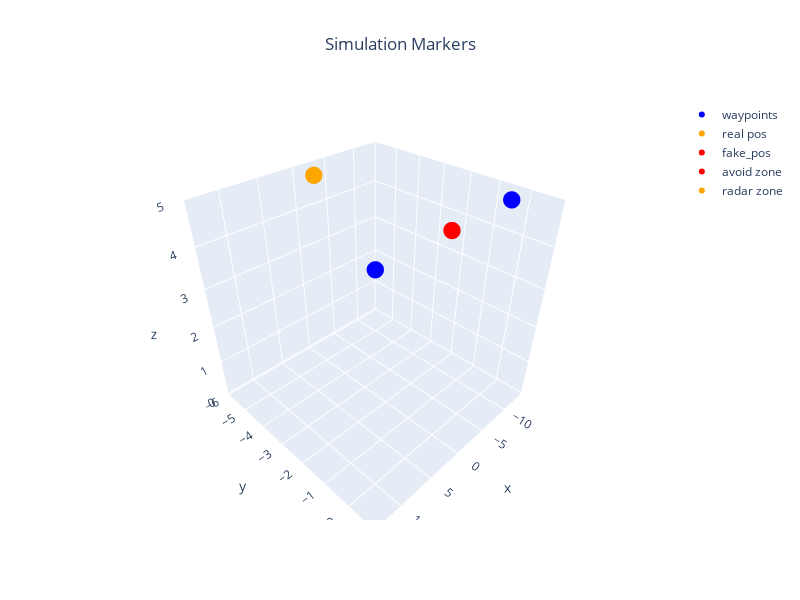

The cell this chart's notebook holds for it:
### Markdown cell above
## Create Plans

### Code cell
offsets = [(-10, 0, 0, 0),(0, -5, 0, 0)]#
n_uavs = len(offsets)


homes=np.array([offset[:3] for offset in offsets])

#global_paths=[np.array([[-10, 0, 5],[10, 0, 5]])]

global_paths=[np.array([[-10, 0, 5],[10, 0, 5]]),
              np.array([[0, -5, 5]])]

local_paths=[global2local(path, home,pairwise=True) for path,home in zip(global_paths,homes)]


radar_radius=10
avoidance_radius =5
spoofing_pos=np.array([[0,0,5]])
markers = {f'waypoints': {'pos':global_paths[0],'color':'blue'},
       f'real pos': {'pos':global_paths[1],'color':'orange','radius':0.05},
       f'fake_pos': {'pos':spoofing_pos,'color':'red','radius':0.1},
       f'avoid zone': {'pos':spoofing_pos,'color':'red','radius':avoidance_radius,'alpha': 0.84},
       f'radar zone': {'pos':global_paths[1],'color':'orange','radius':radar_radius,'alpha': 0.9}}



# markers = {f'waypoints': {'pos':global_paths[0],'color':'blue'},
#        f'real pos': {'pos':global_paths[1],'color':'orange','radius':0.1},
#        f'avoid zone': {'pos':global_paths[1],'color':'orange','radius':avoidance_radius,'alpha': 0.84},
#        f'radar zone': {'pos':global_paths[1],'color':'orange','radius':radar_radius,'alpha': 0.9}}



spoofing_pos=spoofing_pos[0]

plans=[Plan.basic(wps=local_paths[0],alt=5,wp_margin=0.5,navegation_speed=1),
       Plan.hover(wps=local_paths[1],alt=5,wp_margin=0.5,navegation_speed=5)]
print(plans)

plot_3d_interactive(markers,title='Simulation Markers',expand=[0.2,0.2,0.6],ground=-0.05)


if simulator == 'QGroundControl':
    home_position=(-35.3633245,149.1652241,0,0)
    spawns=find_spawns(home_position, offsets)

### Figure 1 — Plotly figure (JSON) as saved in the notebook; plotly's stock layout.template omitted (floating-point values rounded to 4 significant figures)
{"data": [{"marker": {"color": "blue", "size": 6}, "mode": "markers", "name": "waypoints", "type": "scatter3d", "x": [-10, 10], "y": [0, 0], "z": [5, 5]}, {"marker": {"color": "orange", "size": 6}, "mode": "markers", "name": "real pos", "type": "scatter3d", "x": [0], "y": [-5], "z": [5]}, {"marker": {"color": "red", "size": 6}, "mode": "markers", "name": "fake_pos", "type": "scatter3d", "x": [0], "y": [0], "z": [5]}, {"marker": {"color": "red", "size": 6}, "mode": "markers", "name": "avoid zone", "type": "scatter3d", "x": [0], "y": [0], "z": [5]}, {"marker": {"color": "orange", "size": 6}, "mode": "markers", "name": "radar zone", "type": "scatter3d", "x": [0], "y": [-5], "z": [5]}], "layout": {"height": 600, "scene": {"xaxis": {"range": [-14, 14], "title": {"text": "x"}}, "yaxis": {"range": [-6, 1], "title": {"text": "y"}}, "zaxis": {"range": [-0.05, 5], "title": {"text": "z"}}}, "title": {"text": "Simulation Markers", "x": 0.5, "xanchor": "center"}, "width": 800}}
